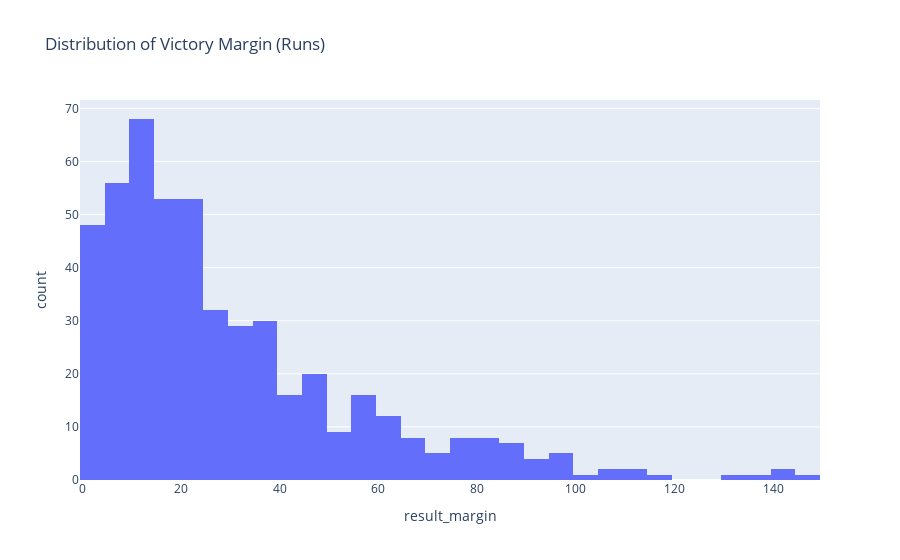
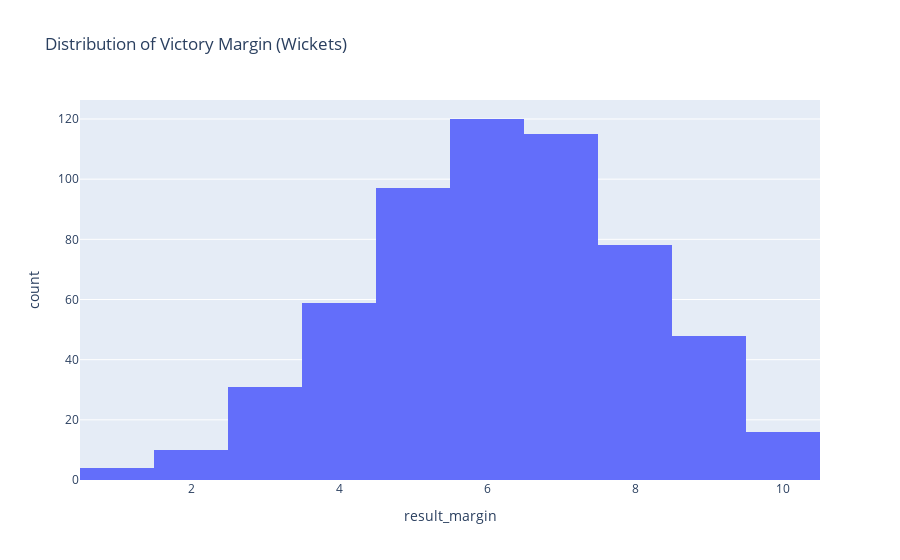

Notebook code for these charts, in order:
### Markdown cell above
#### Margin of Victory Analysis

### Code cell
# Victory by runs
fig1 = px.histogram(df[df['result'] == 'runs'], x='result_margin', nbins=30, 
                    title='Distribution of Victory Margin (Runs)')
fig1.show()

# Victory by wickets
fig2 = px.histogram(df[df['result'] == 'wickets'], x='result_margin', nbins=10, 
                    title='Distribution of Victory Margin (Wickets)')
fig2.show()

### Figure 1 — Plotly figure (JSON) as saved in the notebook; plotly's stock layout.template omitted (floating-point values rounded to 4 significant figures; data arrays with more than 128 entries replaced by an {"elided": "..."} marker saying what was removed)
{"data": [{"bingroup": "x", "hovertemplate": "result_margin=%{x}<br>count=%{y}<extra></extra>", "legendgroup": "", "marker": {"color": "#636efa", "pattern": {"shape": ""}}, "name": "", "nbinsx": 30, "orientation": "v", "showlegend": false, "type": "histogram", "x": {"elided": "498 float values"}, "xaxis": "x", "yaxis": "y"}], "layout": {"barmode": "relative", "legend": {"tracegroupgap": 0}, "title": {"text": "Distribution of Victory Margin (Runs)"}, "xaxis": {"anchor": "y", "domain": [0, 1], "title": {"text": "result_margin"}}, "yaxis": {"anchor": "x", "domain": [0, 1], "title": {"text": "count"}}}}

### Figure 2 — Plotly figure (JSON) as saved in the notebook; plotly's stock layout.template omitted (floating-point values rounded to 4 significant figures; data arrays with more than 128 entries replaced by an {"elided": "..."} marker saying what was removed)
{"data": [{"bingroup": "x", "hovertemplate": "result_margin=%{x}<br>count=%{y}<extra></extra>", "legendgroup": "", "marker": {"color": "#636efa", "pattern": {"shape": ""}}, "name": "", "nbinsx": 10, "orientation": "v", "showlegend": false, "type": "histogram", "x": {"elided": "578 float values"}, "xaxis": "x", "yaxis": "y"}], "layout": {"barmode": "relative", "legend": {"tracegroupgap": 0}, "title": {"text": "Distribution of Victory Margin (Wickets)"}, "xaxis": {"anchor": "y", "domain": [0, 1], "title": {"text": "result_margin"}}, "yaxis": {"anchor": "x", "domain": [0, 1], "title": {"text": "count"}}}}
